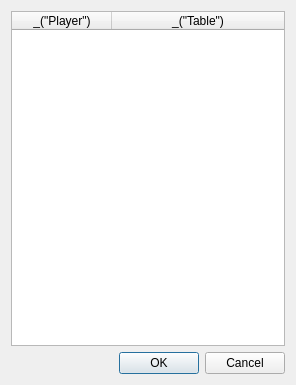
<?xml version="1.0" encoding="UTF-8"?>
<ui version="4.0">
 <class>TablesDialog</class>
 <widget class="QDialog" name="TablesDialog">
  <property name="geometry">
   <rect>
    <x>0</x>
    <y>0</y>
    <width>296</width>
    <height>385</height>
   </rect>
  </property>
  <property name="windowTitle">
   <string>_(&quot;Players tables definition&quot;)</string>
  </property>
  <layout class="QVBoxLayout" name="verticalLayout">
   <item>
    <widget class="QTableWidget" name="tablePlayers">
     <property name="alternatingRowColors">
      <bool>true</bool>
     </property>
     <property name="selectionMode">
      <enum>QAbstractItemView::SingleSelection</enum>
     </property>
     <property name="selectionBehavior">
      <enum>QAbstractItemView::SelectRows</enum>
     </property>
     <property name="showGrid">
      <bool>false</bool>
     </property>
     <property name="sortingEnabled">
      <bool>true</bool>
     </property>
     <attribute name="horizontalHeaderHighlightSections">
      <bool>false</bool>
     </attribute>
     <attribute name="horizontalHeaderStretchLastSection">
      <bool>true</bool>
     </attribute>
     <attribute name="verticalHeaderVisible">
      <bool>false</bool>
     </attribute>
     <column>
      <property name="text">
       <string>_(&quot;Player&quot;)</string>
      </property>
     </column>
     <column>
      <property name="text">
       <string>_(&quot;Table&quot;)</string>
      </property>
     </column>
    </widget>
   </item>
   <item>
    <widget class="QDialogButtonBox" name="buttonBox">
     <property name="orientation">
      <enum>Qt::Horizontal</enum>
     </property>
     <property name="standardButtons">
      <set>QDialogButtonBox::Cancel|QDialogButtonBox::Ok</set>
     </property>
    </widget>
   </item>
  </layout>
 </widget>
 <resources/>
 <connections>
  <connection>
   <sender>buttonBox</sender>
   <signal>accepted()</signal>
   <receiver>TablesDialog</receiver>
   <slot>accept()</slot>
   <hints>
    <hint type="sourcelabel">
     <x>227</x>
     <y>336</y>
    </hint>
    <hint type="destinationlabel">
     <x>157</x>
     <y>274</y>
    </hint>
   </hints>
  </connection>
  <connection>
   <sender>buttonBox</sender>
   <signal>rejected()</signal>
   <receiver>TablesDialog</receiver>
   <slot>reject()</slot>
   <hints>
    <hint type="sourcelabel">
     <x>295</x>
     <y>342</y>
    </hint>
    <hint type="destinationlabel">
     <x>286</x>
     <y>274</y>
    </hint>
   </hints>
  </connection>
 </connections>
</ui>
